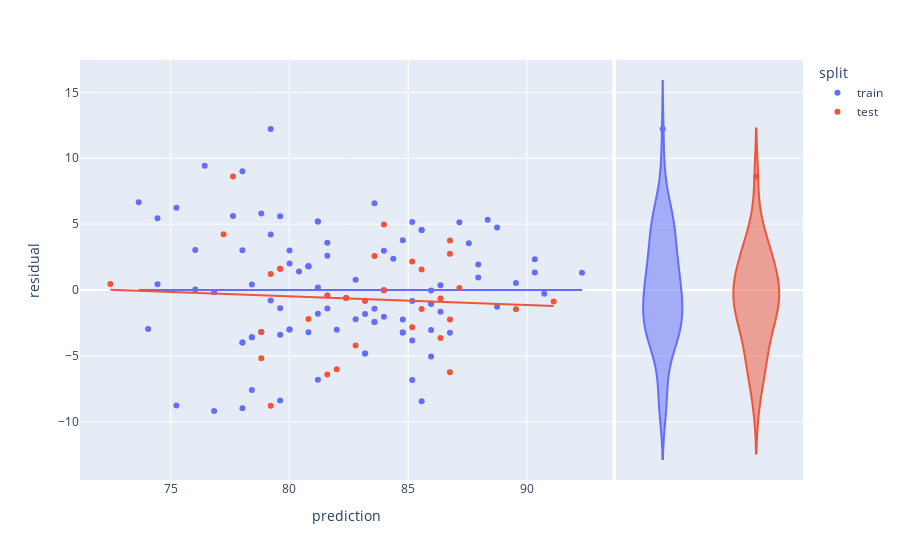

The notebook cell saved with this chart:
### Code cell
# Residual plots with plotly

df1 = df.ball_possession

# Split data into training and test splits
train_idx, test_idx = train_test_split(df1.index, test_size=0.25, random_state=0)
df['split'] = 'train'
df.loc[test_idx, 'split'] = 'test'

X = df['ball_possession'].values.reshape(-1, 1)
X_train = df.loc[train_idx, ['ball_possession']]
y_trian = df.loc[train_idx, ['pass_accuracy']]

# Condition the model on Ball Possession, predict the Pass Accuracy
model = LinearRegression()
model.fit(X_train, y_train)
df['prediction'] = model.predict(X)
df['residual'] = df['prediction'] - df['pass_accuracy']

fig = px.scatter(df, x='prediction', y='residual', marginal_y='violin', color='split', trendline='ols')
fig.show()
